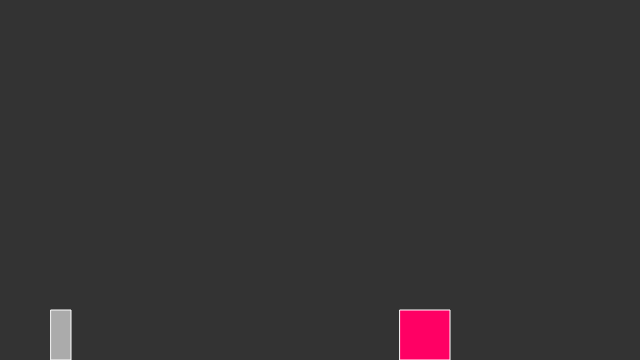
Frame 1 (no input)
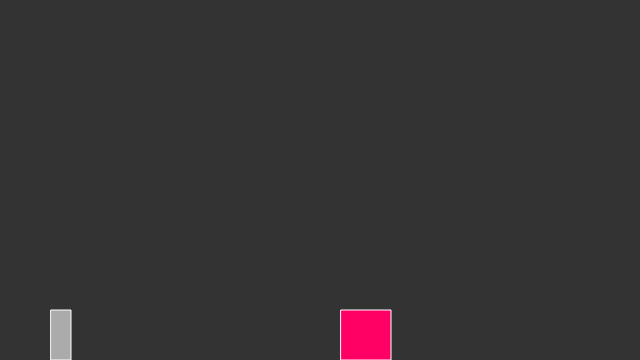
Frame 60 (no input)
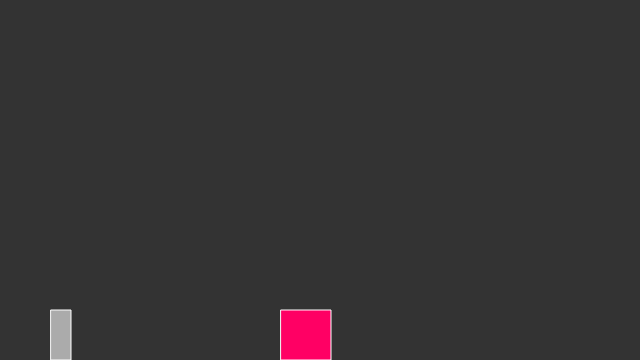
Frame 120 (the mouse pressed at the canvas centre since frame 60)

The p5.js sketch that drew these frames (run headless with seeded random() and noise() and a simulated clock; from frame 60 on, the mouse is pressed at the canvas centre):

// p5.js sketch
// ── sketch.js
// Daniel Shiffman
// https://www.kadenze.com/courses/the-nature-of-code
// http://natureofcode.com/
// Session 2: Array of Particles, multiple forces

var person;

//var obstacle;

function setup() {
  createCanvas(640, 360);
  person = new Person();
}


function keyPressed(){
if (key == ' '){
var jump = createVector(0, -5);
person.applyForce(jump);
}

}

function draw() {
  background(51);
 translate(-person.pos.x + 50, 0);
	
	var gravity = createVector(0, 0.1);	
	person.applyForce(gravity);
	
	person.update();
  person.edges();
	person.display();
	
  fill(255, 0, 100);
  rect(400, height-50, 50, 50);
}

// ── particle.js
// Daniel Shiffman
// https://www.kadenze.com/courses/the-nature-of-code
// http://natureofcode.com/
// Session 2: Array of Particles, multiple forces

function Person() {
  this.pos = createVector(50, height);
  this.vel = createVector(1, 0);
  this.acc = createVector(0, 0);
 
  this.applyForce = function(force) {
    this.acc.add(force);
  }

  this.update = function() {
    this.vel.add(this.acc);
    this.pos.add(this.vel);
    this.acc.set(0, 0);
  }

  this.display = function() {
    fill(255, 150);
    stroke(255);
    rect(this.pos.x, this.pos.y-50, 20, 50);
  }

  this.edges = function() {
    if (this.pos.y > height) {
      this.vel.y *= 0;
      this.pos.y = height;
    }

	}
}
